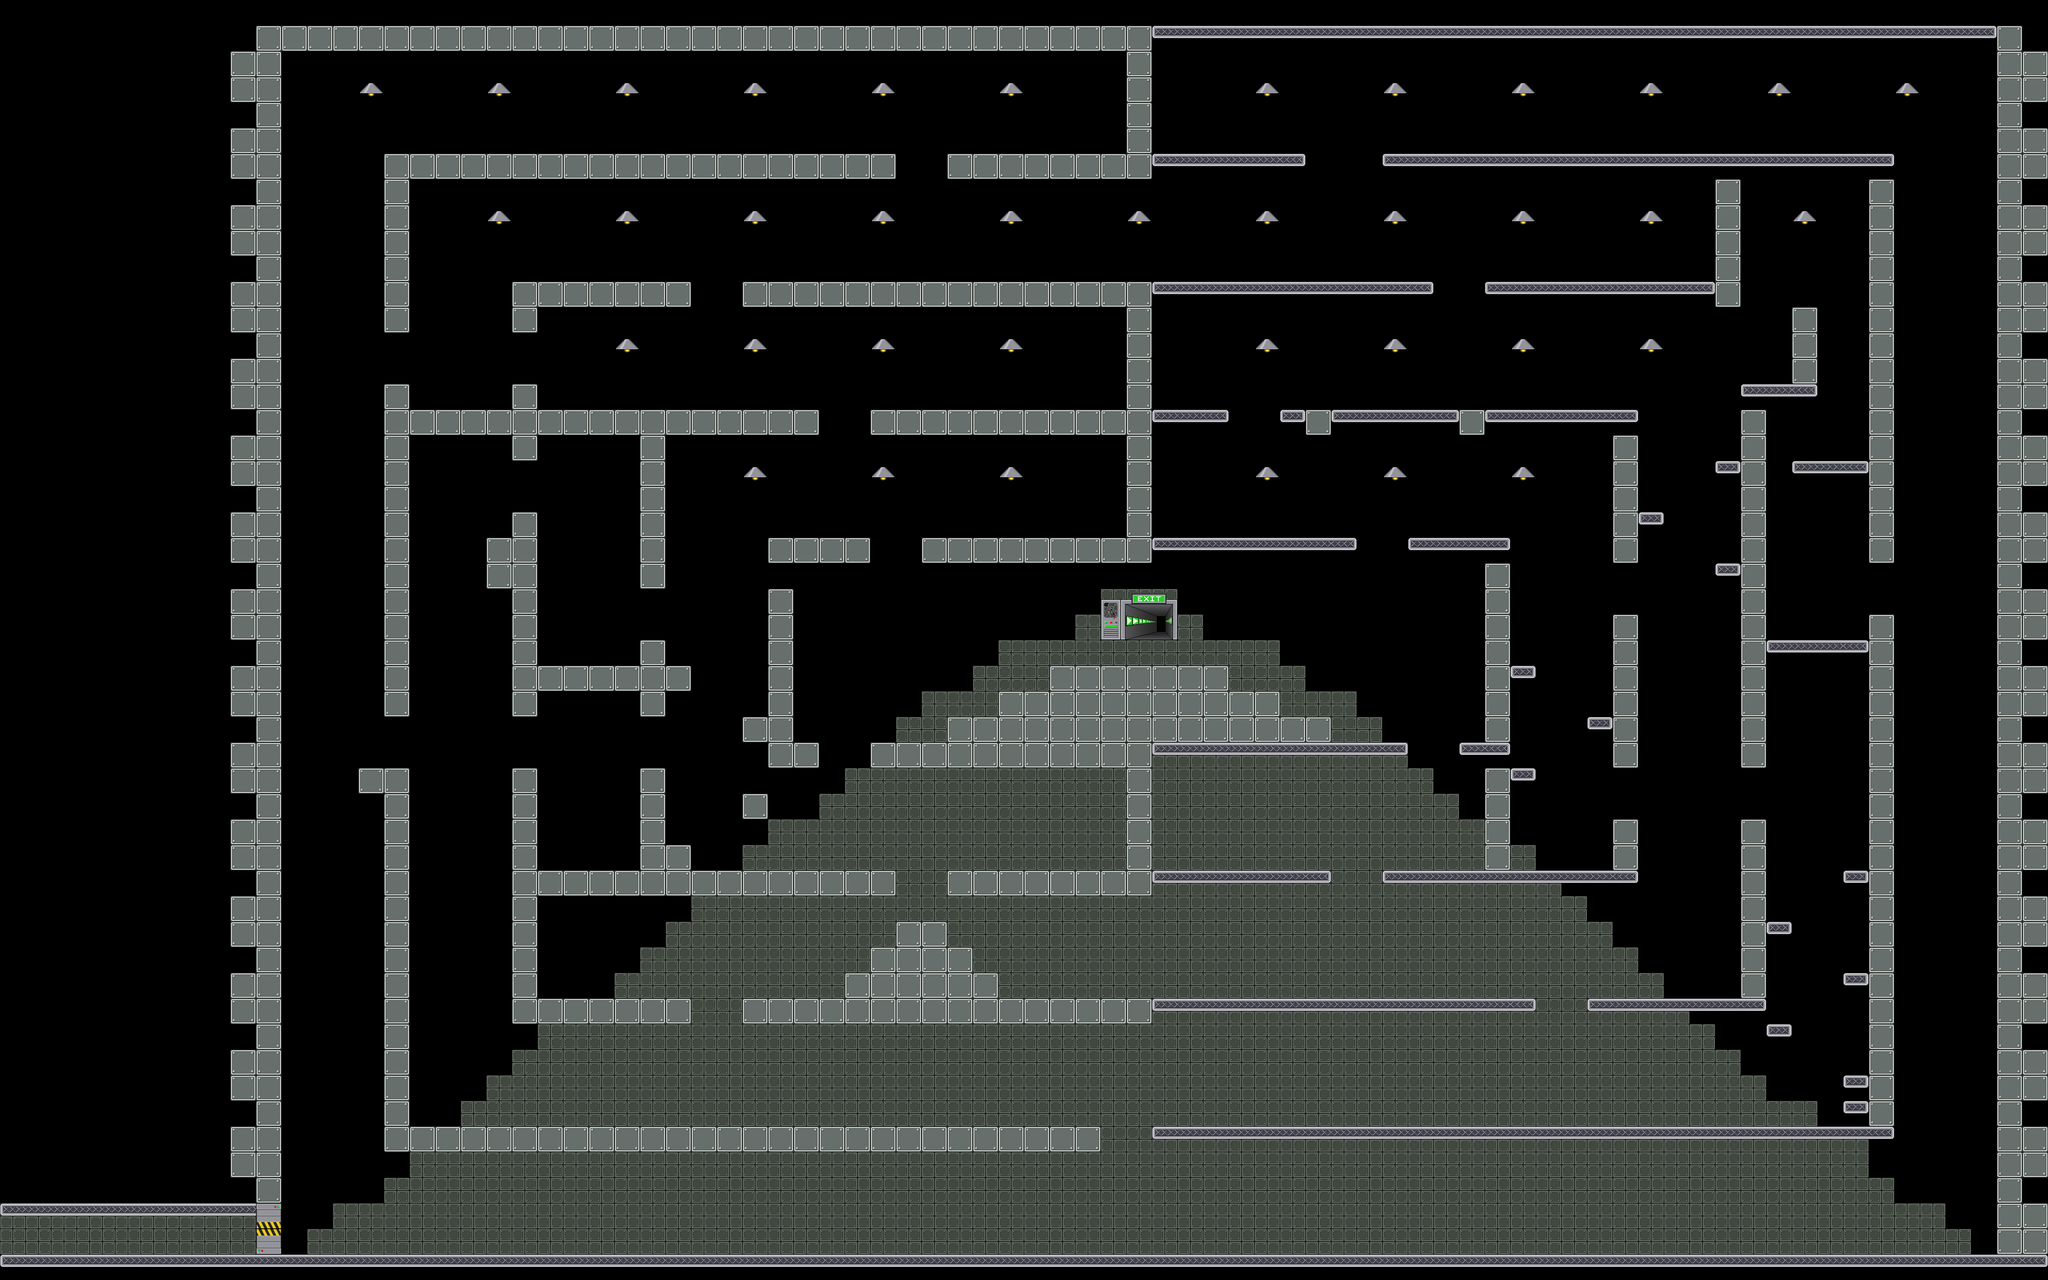

This is a level from a 2D game, rendered from its Tiled map with the project's own tilesets. A one-line summary and the map file follow, with tile-layer data summarised:
An orthogonal 80x50 tile map with 64x64 px tiles, 2 tile layers (foreground, front), 20 tilesets and 231 objects (18x RotativeL, 10x Attractive).

<map version="1.0" orientation="orthogonal" width="80" height="50" tilewidth="64" tileheight="64">
 <tileset firstgid="1" name="mur" tilewidth="64" tileheight="64">
  <image source="data/mur.png" trans="ffffff" width="64" height="64" />
 </tileset>
 <tileset firstgid="2" name="sol" tilewidth="64" tileheight="64">
  <image source="data/sol.png" trans="ffffff" width="64" height="64" />
 </tileset>
 <tileset firstgid="3" name="alone" tilewidth="64" tileheight="64">
  <image source="data/alone.png" width="64" height="64" />
 </tileset>
 <tileset firstgid="4" name="left" tilewidth="64" tileheight="64">
  <image source="data/left.png" width="64" height="64" />
 </tileset>
 <tileset firstgid="5" name="mid" tilewidth="64" tileheight="64">
  <image source="data/mid.png" width="64" height="64" />
 </tileset>
 <tileset firstgid="6" name="right" tilewidth="64" tileheight="64">
  <image source="data/right.png" width="64" height="64" />
 </tileset>
 <tileset firstgid="7" name="portebas" tilewidth="64" tileheight="64">
  <image source="data/portebas.png" width="64" height="64" />
 </tileset>
 <tileset firstgid="8" name="portehaut" tilewidth="64" tileheight="64">
  <image source="data/portehaut.png" width="64" height="64" />
 </tileset>
 <tileset firstgid="9" name="fin" tilewidth="192" tileheight="128">
  <image source="data/fin.png" width="192" height="128" />
 </tileset>
 <tileset firstgid="10" name="citerne" tilewidth="418" tileheight="632">
  <tileoffset x="0" y="632" />
  <image source="data/citerne.png" width="418" height="632" />
 </tileset>
 <tileset firstgid="11" name="container1" tilewidth="610" tileheight="276">
  <tileoffset x="0" y="195" />
  <image source="data/container1.png" width="610" height="276" />
 </tileset>
 <tileset firstgid="12" name="container2" tilewidth="480" tileheight="330">
  <tileoffset x="0" y="280" />
  <image source="data/container2.png" width="480" height="330" />
 </tileset>
 <tileset firstgid="13" name="cable1" tilewidth="77" tileheight="372">
  <tileoffset x="0" y="372" />
  <image source="data/cable1.png" width="77" height="372" />
 </tileset>
 <tileset firstgid="14" name="passerelle1" tilewidth="198" tileheight="342">
  <tileoffset x="0" y="342" />
  <image source="data/passerelle1.png" width="198" height="342" />
 </tileset>
 <tileset firstgid="15" name="passerelle2" tilewidth="122" tileheight="599">
  <tileoffset x="0" y="599" />
  <image source="data/passerelle2.png" width="122" height="599" />
 </tileset>
 <tileset firstgid="16" name="cable2" tilewidth="46" tileheight="243">
  <tileoffset x="0" y="243" />
  <image source="data/cable2.png" width="46" height="243" />
 </tileset>
 <tileset firstgid="17" name="mur2" tilewidth="64" tileheight="64">
  <image source="data/mur2.png" width="64" height="64" />
 </tileset>
 <tileset firstgid="18" name="lamp1" tilewidth="64" tileheight="64">
  <image source="data/lamp1.png" width="64" height="64" />
 </tileset>
 <tileset firstgid="19" name="lamp2" tilewidth="64" tileheight="64">
  <image source="data/lamp2.png" width="64" height="64" />
 </tileset>
 <tileset firstgid="20" name="cable" tilewidth="64" tileheight="64">
  <image source="data/cable.png" width="64" height="64" />
 </tileset>
 <layer name="foreground" width="80" height="50">
  <data>[4000 cells, 903 non-empty, 3 distinct tile ids]</data>
 </layer>
 <layer name="front" width="80" height="50">
  <data>[4000 cells, 902 non-empty, 9 distinct tile ids]</data>
 </layer>
 <objectgroup color="#00ff00" name="wall" width="80" height="50">
  <object x="4992" y="0" width="64" height="3136" />
  <object x="640" y="0" width="64" height="3136" />
  <object x="960" y="448" width="64" height="384" />
  <object x="4672" y="448" width="64" height="960" />
  <object x="1280" y="960" width="64" height="192" />
  <object x="4352" y="1024" width="64" height="896" />
  <object x="1600" y="1088" width="64" height="384" />
  <object x="4032" y="1088" width="64" height="320" />
  <object x="1920" y="1472" width="64" height="384" />
  <object x="3712" y="1408" width="64" height="448" />
  <object x="1280" y="768" width="64" height="64" />
  <object x="2816" y="768" width="64" height="256" />
  <object x="4480" y="768" width="64" height="192" />
  <object x="2816" y="1920" width="64" height="256" />
  <object x="1600" y="1600" width="64" height="192" />
  <object x="4608" y="2752" width="64" height="64" />
  <object x="3712" y="1920" width="64" height="256" />
  <object x="2816" y="1088" width="64" height="256" />
  <object x="960" y="960" width="64" height="832" />
  <object x="4288" y="448" width="64" height="320" />
  <object x="4672" y="1536" width="64" height="1280" />
  <object x="1600" y="1920" width="64" height="256" />
  <object x="1280" y="1280" width="64" height="512" />
  <object x="2816" y="128" width="64" height="256" />
  <object x="4032" y="1536" width="64" height="384" />
  <object x="4032" y="2048" width="64" height="128" />
  <object x="4352" y="2048" width="64" height="448" />
  <object x="1280" y="1920" width="64" height="576" />
  <object x="960" y="1920" width="64" height="896" />
  <object x="1216" y="1344" width="64" height="128" />
 </objectgroup>
 <objectgroup color="#0000ff" name="platform" width="80" height="50">
  <object x="640" y="3136" width="4480" height="64" />
  <object x="704" y="64" width="4288" height="64" />
  <object x="960" y="384" width="1280" height="64" />
  <object x="1280" y="704" width="448" height="64" />
  <object x="1280" y="2496" width="448" height="64" />
  <object x="1600" y="1024" width="448" height="64" />
  <object x="1344" y="2176" width="896" height="64" />
  <object x="1856" y="1792" width="64" height="64" />
  <object x="1920" y="1856" width="128" height="64" />
  <object x="2624" y="1664" width="448" height="64" />
  <object x="3072" y="1728" width="128" height="64" />
  <object x="3200" y="1792" width="128" height="64" />
  <object x="2368" y="1792" width="128" height="64" />
  <object x="2496" y="1728" width="128" height="64" />
  <object x="2304" y="1344" width="1088" height="64" />
  <object x="3456" y="384" width="1280" height="64" />
  <object x="2368" y="384" width="896" height="64" />
  <object x="960" y="2816" width="1792" height="64" />
  <object x="2880" y="2816" width="1856" height="64" />
  <object x="1856" y="2496" width="1984" height="64" />
  </objectgroup>
 <objectgroup color="#ffffff" name="movable" width="80" height="50" />
 <objectgroup color="#ff6666" name="destroyable" width="80" height="50" />
 <objectgroup color="#ff8000" name="metalman" width="80" height="50">
  <!-- 1 objects omitted --></objectgroup>
 <objectgroup color="#ff0000" name="themagnet" width="80" height="50">
  <!-- 1 objects omitted --></objectgroup>
 <objectgroup color="#800000" name="generator" width="80" height="50">
  <!-- 28 objects omitted --></objectgroup>
 <objectgroup color="#66ccff" name="switch" width="80" height="50">
  <!-- 1 objects omitted --></objectgroup>
 <objectgroup color="#e6e6e6" name="metal" width="80" height="50">
  <!-- 31 objects omitted --></objectgroup>
 <objectgroup color="#333333" name="gate" width="80" height="50">
  <!-- 14 objects omitted --></objectgroup>
 <objectgroup color="#004080" name="acid" width="80" height="50">
  <!-- 8 objects omitted --></objectgroup>
 <objectgroup color="#ffff00" name="arc" width="80" height="50">
  <!-- 16 objects omitted --></objectgroup>
 <objectgroup color="#ffff00" name="levelend" width="80" height="50">
  <!-- 1 objects omitted --></objectgroup>
 <objectgroup color="#800080" name="gateswitch" width="80" height="50">
  <!-- 4 objects omitted --></objectgroup>
 <objectgroup name="lamps" width="80" height="50">
  <!-- 37 objects omitted --></objectgroup>
 <objectgroup name="arcswitch" width="80" height="50">
  <!-- 4 objects omitted --></objectgroup>
</map>
<!-- 181 of 231 objects omitted -->
